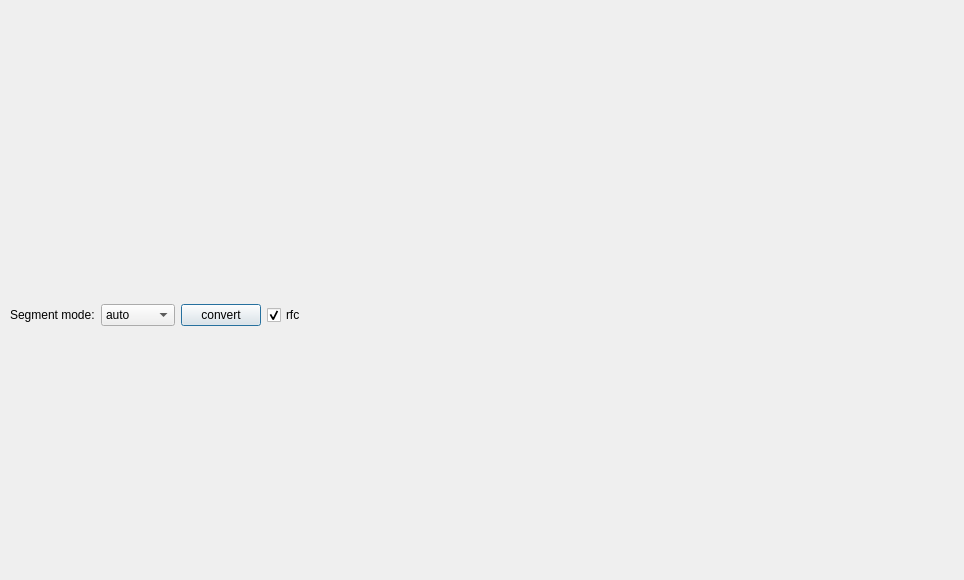
<?xml version="1.0" encoding="UTF-8"?>
<ui version="4.0">
 <class>CliParserDialog</class>
 <widget class="QDialog" name="CliParserDialog">
  <property name="geometry">
   <rect>
    <x>0</x>
    <y>0</y>
    <width>964</width>
    <height>580</height>
   </rect>
  </property>
  <property name="windowTitle">
   <string>Cli Parser</string>
  </property>
  <widget class="QWidget" name="gridLayoutWidget">
   <property name="geometry">
    <rect>
     <x>10</x>
     <y>60</y>
     <width>941</width>
     <height>511</height>
    </rect>
   </property>
   <layout class="QGridLayout" name="gridLayout">
    <item row="1" column="0">
     <widget class="QLabel" name="label">
      <property name="text">
       <string>Segment mode:</string>
      </property>
     </widget>
    </item>
    <item row="1" column="2">
     <widget class="QPushButton" name="pushButtonConvert">
      <property name="text">
       <string>convert</string>
      </property>
     </widget>
    </item>
    <item row="1" column="4">
     <spacer name="horizontalSpacer">
      <property name="orientation">
       <enum>Qt::Horizontal</enum>
      </property>
      <property name="sizeHint" stdset="0">
       <size>
        <width>40</width>
        <height>20</height>
       </size>
      </property>
     </spacer>
    </item>
    <item row="2" column="0" colspan="5">
     <layout class="QHBoxLayout" name="layoutSplitter"/>
    </item>
    <item row="1" column="1">
     <widget class="QComboBox" name="comboBoxSeg">
      <item>
       <property name="text">
        <string>auto</string>
       </property>
      </item>
      <item>
       <property name="text">
        <string>0.5 - 0.5</string>
       </property>
      </item>
      <item>
       <property name="text">
        <string>1 - 1</string>
       </property>
      </item>
      <item>
       <property name="text">
        <string>1 - 2</string>
       </property>
      </item>
      <item>
       <property name="text">
        <string>2 - 1</string>
       </property>
      </item>
      <item>
       <property name="text">
        <string>2 - 2</string>
       </property>
      </item>
     </widget>
    </item>
    <item row="1" column="3">
     <widget class="QCheckBox" name="checkBoxRfc">
      <property name="sizePolicy">
       <sizepolicy hsizetype="Maximum" vsizetype="Fixed">
        <horstretch>0</horstretch>
        <verstretch>0</verstretch>
       </sizepolicy>
      </property>
      <property name="text">
       <string>rfc</string>
      </property>
      <property name="checked">
       <bool>true</bool>
      </property>
     </widget>
    </item>
   </layout>
  </widget>
  <widget class="QWidget" name="horizontalLayoutWidget">
   <property name="geometry">
    <rect>
     <x>10</x>
     <y>7</y>
     <width>941</width>
     <height>51</height>
    </rect>
   </property>
   <layout class="QHBoxLayout" name="layoutToolbar"/>
  </widget>
 </widget>
 <resources/>
 <connections/>
</ui>
